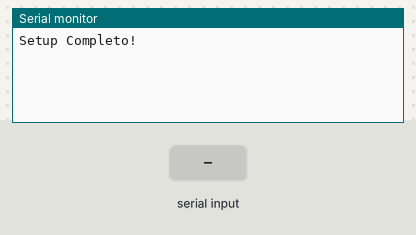
A sketch run on a simulated Arduino Uno, built with avr-gcc and run on an emulated ATmega328P. Shown: the last lines printed to the serial monitor. Inputs (shaded band) come from the test bench.

Above: at 2.2 s.
2.3 s: "1" received over the second serial link
At 3.5 s:
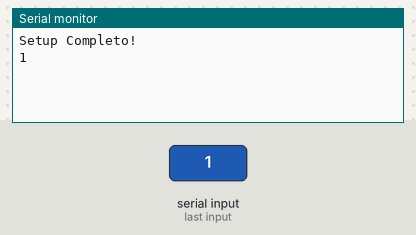
3.8 s: "0" received over the second serial link
At 4.7 s:
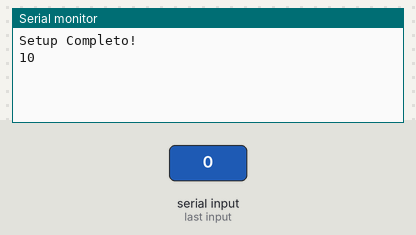

Measured:
- after the input at 2.3 s, the serial monitor: prints a new line at once (image 1)
- after the input at 3.8 s, the serial monitor: prints a new line at once (image 2)

The sketch:

ATteste.ino
```cpp
#include <SoftwareSerial.h>

//Porta do Arduino onde o pino TX do Módulo GSM esta conectado
#define TX_PIN A3

//Porta do Arduino onde o pino RX do Módulo GSM esta conectado
#define RX_PIN A1

//Cria comunicacao serial via software nas portas digitais definidas acima
SoftwareSerial serialGSM(TX_PIN, RX_PIN);

void setup() {
  //Begin serial comunication with Arduino and Arduino IDE (Serial Monitor)
  Serial.begin(9600);
  while(!Serial);

  //Inicia comunicacao serial com o GSM
  serialGSM.listen();
  serialGSM.begin(9600);
  delay(1000);

  Serial.println("Setup Completo!");
}

void loop() {
  //Le as mensagens vindas do GSM para escrevê-las no monitor serial
  if(serialGSM.available()){
    Serial.write(serialGSM.read());
  }

  //Le as mensagens vindas do monitor serial para copiá-las para o GSM
  if(Serial.available()){
    serialGSM.write(Serial.read());
  }
}
```
